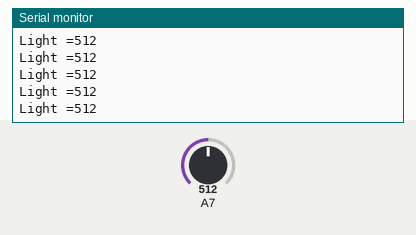
Simulated run of this sketch. Board: Arduino Nano, built with avr-gcc and run on an emulated ATmega328P. Parts: the last lines printed to the serial monitor. The test bench sets the inputs (shaded band); at power-on: A7 = 512.

Above: at 1.2 s.
1.3 s: A7 set to 716
At 1.31 s:
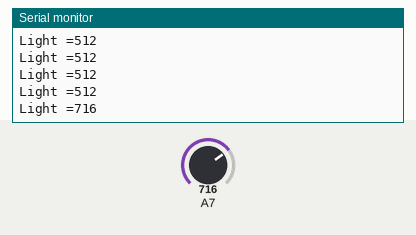
2.8 s: A7 set to 900
At 2.82 s:
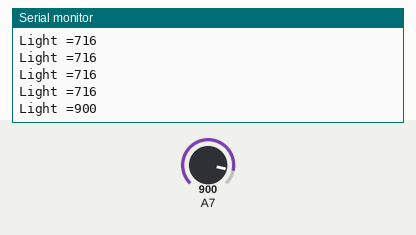
Timing chart, 0 to 5.8 s (numbered marks = the images above; inputs shaded):
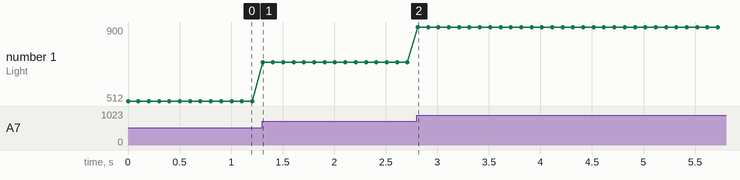

The sketch:

Light_sensor_test.ino
```cpp
int _ABVAR_1_Light;

void setup()
{
Serial.begin(9600);
_ABVAR_1_Light = 0;
}

void loop()
{
_ABVAR_1_Light = analogRead(A7) ;
Serial.print( "Light =" );
Serial.print( _ABVAR_1_Light );
Serial.println("");
delay( 100 );
}
```

Measured:
- after the input at 1.3 s, the serial monitor: prints a new line at once (image 1)
- after the input at 2.8 s, the serial monitor: prints a new line at once (image 2)
- plotted number 1: 512 → 716 after the input at 1.3 s, 716 → 900 after the input at 2.8 s
